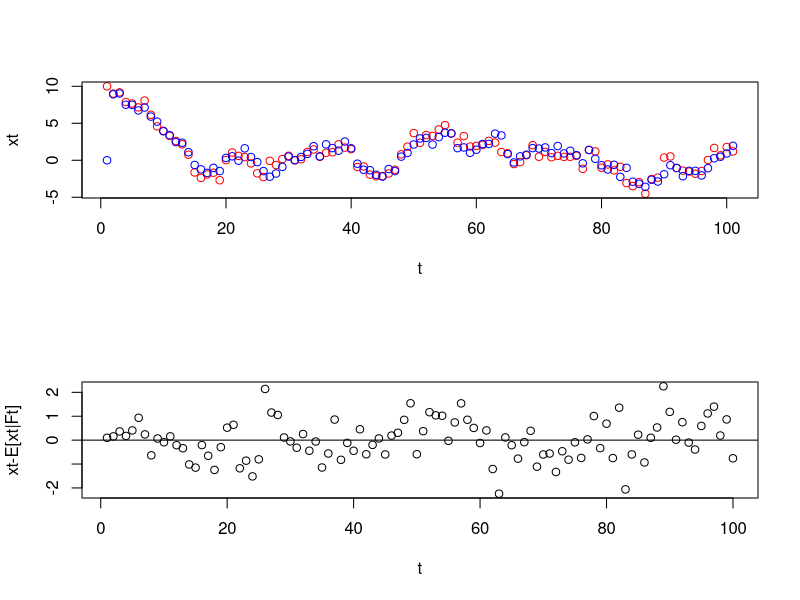

Source code (R):
#t=0
x=c(10)
wt=rnorm(101)
wt[1]<-0
vt=rnorm(101)
y=c(x[1]+vt[1])

#Simulation for t=1,...,100
for(i in 2:101){
  x<-rbind(x,c(0.9*x[i-1]+wt[i]))
  y<-rbind(y,c(x[i] + vt[i]))
}


E=c(0) #E = E[xt|Ft]
e=c(0) #e = E[xt|Ft-1]
V=c(10) #V = Var[xt|Ft]
v=c(10) #v = var[xt|Ft-1]


#Kalman filter algorithm
for (t in 2:101) {
  #Prediction
  e<-rbind(e,0.9*E[t-1])
  v<-rbind(v,0.81*V[t-1] + 1)
  
  S=v[t]+1
  K=v[t]/S
  
  #Update
  E<- rbind(E, e[t] + K*(y[t]-e[t]))
  V<- rbind(V, (1 - K)*v[t])
}

par(mfrow=c(2,1))
plot(x, xlab = "t", ylab = "xt", col="red")
points(E, col="blue")

r=x-E #xt-E[xt|Ft]

plot(r[2:101], xlab = "t", ylab = "xt-E[xt|Ft]") #t=0 is an outlier
abline(0,0)

print('the mean and the variance of the residual are')
mean(r)
var(r)
print('the correlation between xt and E[xt|Ft] is')
cor(E,x)
